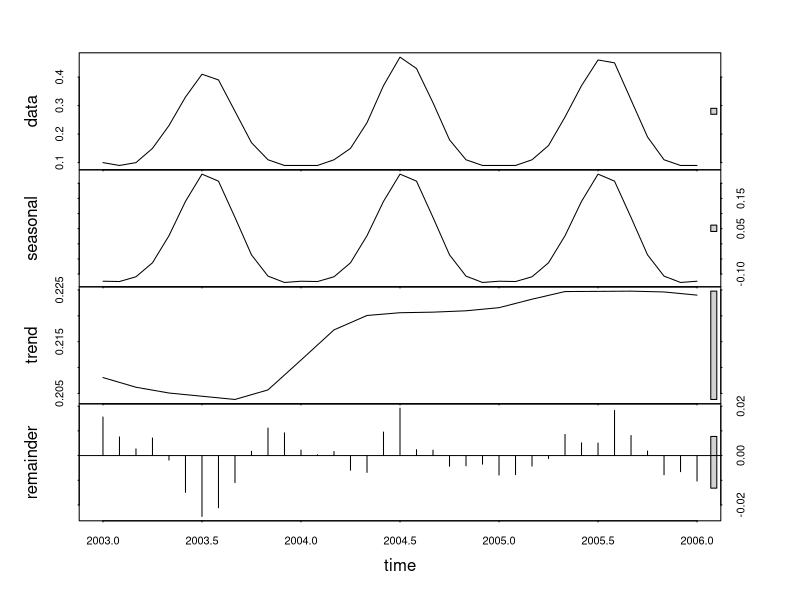
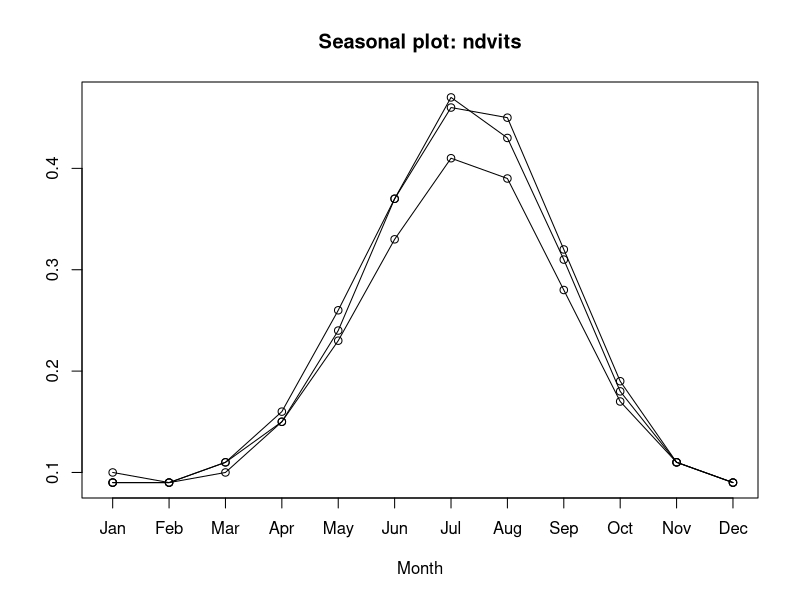
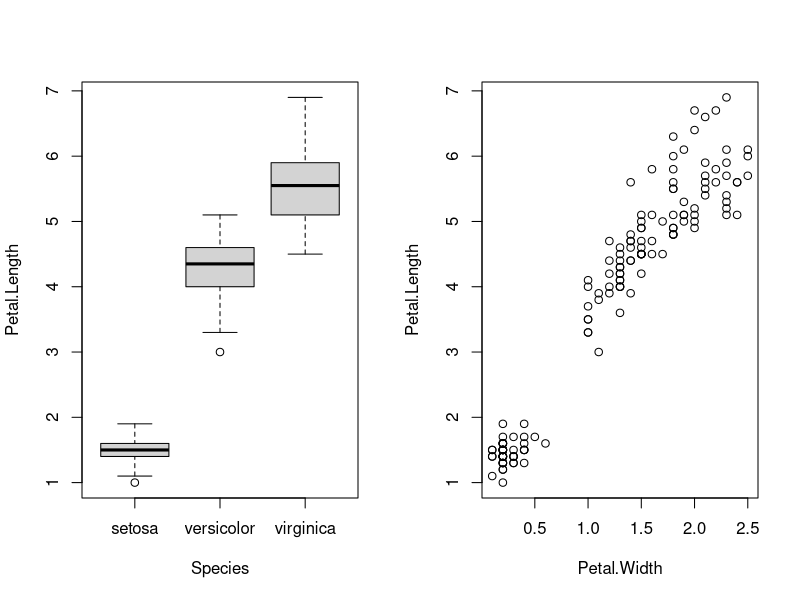
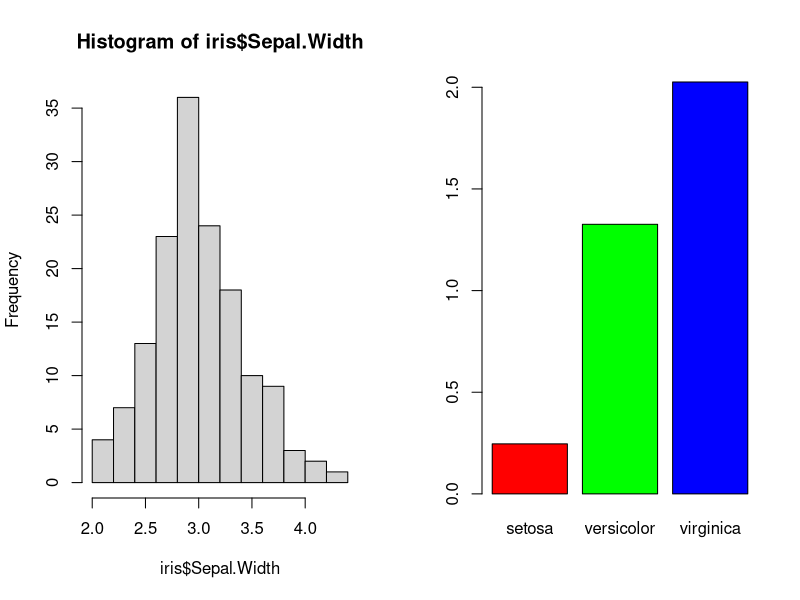
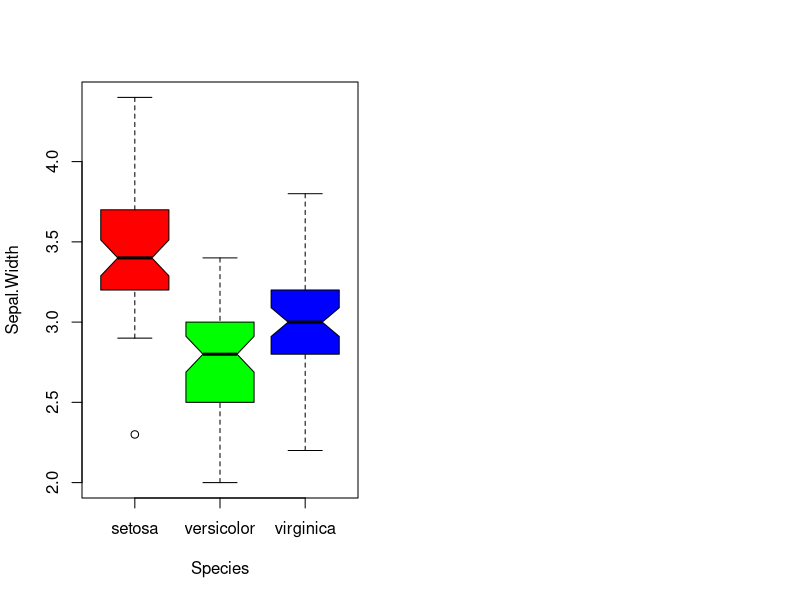
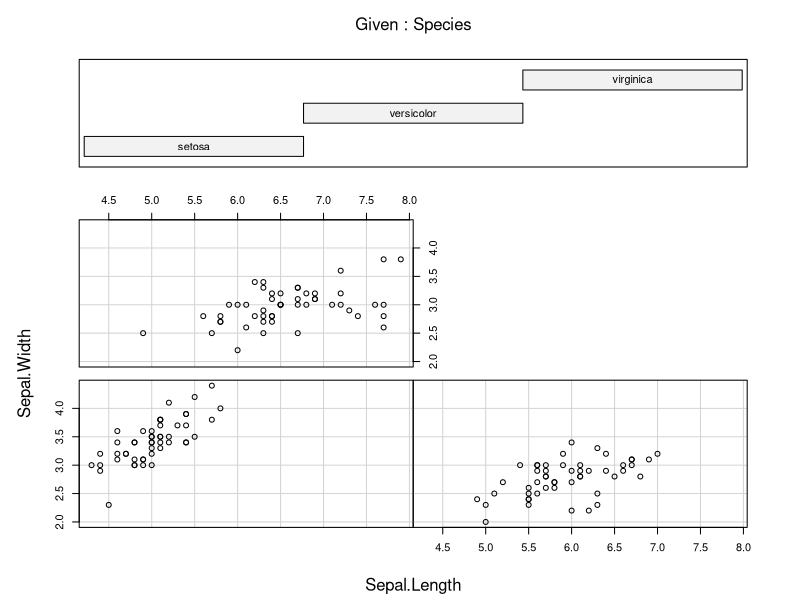
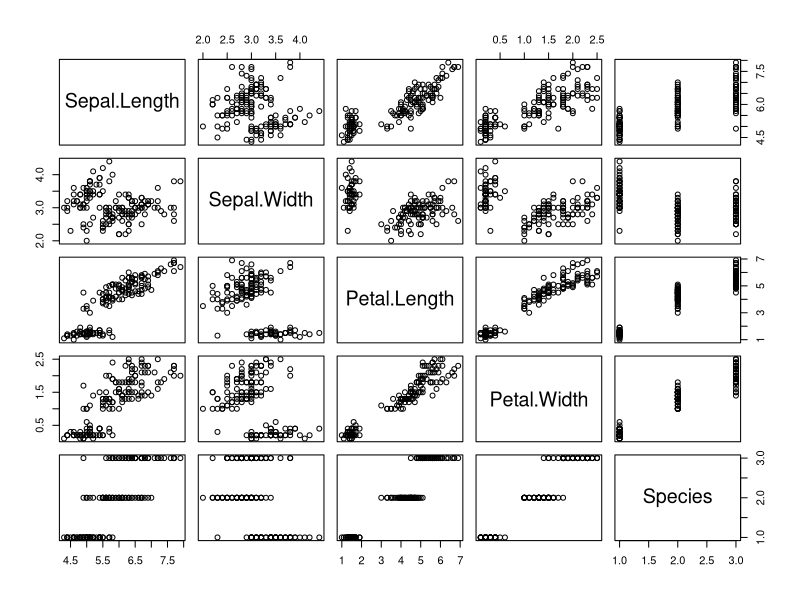
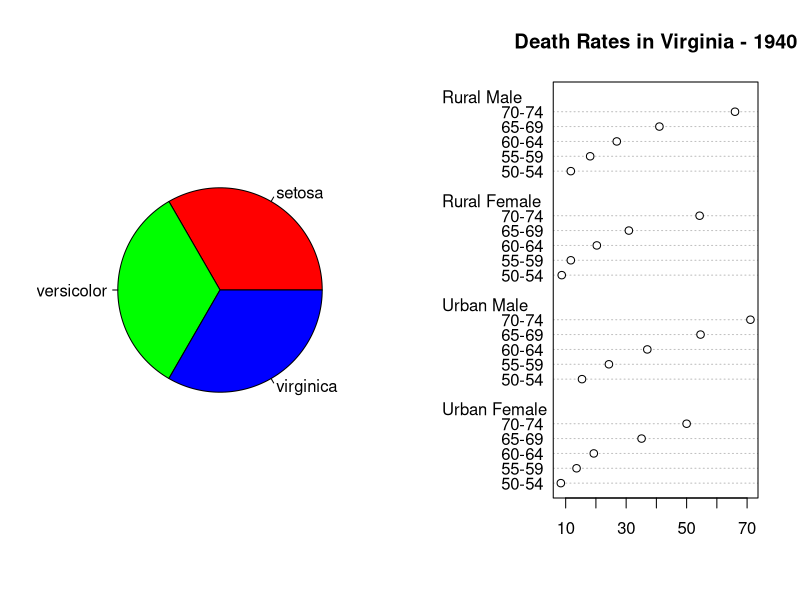

The R script that drew these images, in order:
## ---- chunk 1
print("Hello world!")
## ---- chunk 2
a <- 1
a
## ---- chunk 3
b <- 1+1
a+b
## ---- chunk 4
a <- 1
b <- 1:4                                  # sequence of numbers from 1 to 4
c <- c(6,3,8,NA)                          # concatenating individual numbers
vec <- vector(mode="numeric",length=10)   # create numeric vector of length 10
## ---- chunk 5
d <- c("a","b","c")                       # concatenating individual characters
e <- c("a","b",1)                         # concatenating characters and a number results in a character vector
d;e
vec <- vector(mode="character",length=10) # create charcter vector of length 10
## ---- chunk 6
c[1:2] # get the first 2 elements
c[-1] # exclude first element
c[c(1,3)] # get the 1st and the 3rd element
c[!is.na(c)] # get all values except missing values
(c+1)[(!is.na(c)) & c>3] -> f # gets values that are non-missing and larger than 3, adds 1 and assigns to the object f
f
## ---- chunk 7
mat <- matrix(1:12, nrow=3, ncol=4) 
## ---- chunk 8
mat[1:2, ] # get the first 2 rows
mat[,1:3] # get the first 3 columns
mat[-1, ] # exclude the first row
mat[,c(2,3)] # get the 2nd and the 3rd columns
mat[1:2,3] # creates a subset resulting in a vector (dimension simplified)
mat[1:2,3,drop=FALSE] # subsetting, but prevents simplifying, e.g. result will is a matrix 
## ---- chunk 9
arr <- array(1:12,c(2,3,2)) 
arr
## ---- chunk 10
ndvi <- c(0.42,0.22,0.29,0.47,0.31,0.35)
county <- c("Baringo","Garissa","Marsabit","Narok","Turkana"," Wajir ")
mydf <- data.frame(ndvi, county)
mydf
## ---- chunk 11
mydf$ndvi # index by column name
mydf[[1]] # index first column as for a list
mydf[["ndvi"]] # index by column name as for a list
mydf[,1] # index first column as for a matrix
mydf[,"ndvi"] # index by column name as for a matrix
## ---- chunk 12
mylist1 <- list() # create empty list
mylist2 <- vector(mode="list",length=10) # create a list of a given length (good for performance when using e.g. loops)
mylist3 <- list(ndvi=c(0.42,0.22,0.31),	county=c("Baringo", "Garissa", "Turkana"), matrix=mat, fun=mean) # directly assign values
## ---- chunk 13
mylist3$ndvi # index by column name
mylist3[[1]] # index first column 
mylist3[["ndvi"]] # index by column name
## ---- chunk 14
# create numeric vector
ndvi <- c( 0.1,0.09,0.1,0.15,0.23,0.33,0.41,0.39,0.28,0.17,0.11,0.09,0.09,0.09,0.11,0.15,0.24,0.37,0.47,0.43,0.31,0.18,0.11,0.09,0.09,0.09,0.11,0.16,0.26,0.37,0.46,0.45,0.32,0.19,0.11,0.09,0.09)
ndvits <- ts(ndvi, start=c(2003, 1), frequency=12) # create time series object
## ---- chunk 15
window(ndvits,start=c(2003,6),end=c(2004,2)) # extracts the subset between start and end time (time series can be re-sampled by specifying a frequency)
## ---- chunk 16
tsp(ndvits) # getting attributes like start time, end time and frequency
time(ndvits) # times at which a time series was sampled
cycle(ndvits) # gives the positions in the cycle of each observation
## ---- chunk 17
fit <- stl(ndvits, s.window="period")
plot(fit)
## ---- chunk 18
# install the package if not available yet
if (!require("forecast")) install.packages("forecast") 
forecast::seasonplot(ndvits) # create seasonal plot
## ---- chunk 19
c(4,5,7) - c(-1,0,2,4,5) # is the same: c(4,5,7,4,5) - c(-1,0,2,4,5)
## ---- chunk 20
c(4,5,7) + matrix(1,nrow=2,ncol=4)
## ---- chunk 21
par(mfcol=c(1,2))
plot(Petal.Length~Species, data=iris) 	    # numerical ~ categorical
plot(Petal.Length~Petal.Width, data=iris) 	# numerical ~ numerical
## ---- chunk 22
hist(iris$Sepal.Width)
## ---- chunk 23
iris1<-aggregate(. ~ Species, data = iris, mean)
barplot(iris1$Petal.Width,names.arg=iris1$Species, col=c("red","green","blue"))
## ---- chunk 24
boxplot(Sepal.Width ~ Species, data = iris, notch = TRUE, col=c("red","green","blue"))
## ---- chunk 25
coplot(Sepal.Width ~ Sepal.Length | Species, data=iris)
## ---- chunk 26
pairs(iris)
## ---- chunk 27
pie(table(iris$Species), col=c("red","green","blue"))
## ---- chunk 28
dotchart(VADeaths, main = "Death Rates in Virginia - 1940")
## ---- chunk 29
qqplot(iris$Sepal.Width, iris$Sepal.Length)
## ---- chunk 30
curve((x));curve(x^2+0.2,add=TRUE)
## ---- chunk 31
x <- 10*(1:nrow(volcano));y <- 10*(1:ncol(volcano))
image(x, y, volcano, col = terrain.colors(100))
## ---- chunk 32
contour(x, y, volcano, levels = seq(90, 200, by = 5),col = "peru")
## ---- chunk 33
persp(x, y, volcano)
## ---- chunk 34
par(mfrow=c(2,1))
colors <- c("darkgreen", "darkorange", "darkblue")
boxplot(Petal.Length ~ Species, data=iris, horizontal=TRUE,col=colors,
        ylab="Species", yaxt="n",xlab = "Petal.Length", main="Anderson's Iris data", cex.main=1.7)
plot(Petal.Width ~ Petal.Length, col=colors[Species], pch=(15:17)[Species], data=iris)
legend("bottomright", legend=levels(iris$Species), col=colors, pch=15:17,ncol=3,cex=0.7)
## ---- chunk 35
#if (conditionTRUE) {  
#		x <- doThis()  
#} else {  
#		x <- doThat()  
#}  

x <- 7
if (x > 0) {  
  print("non-negative")
} else {
  print("negative")
}
## ---- chunk 36
# if condition is TRUE do "this" else do "that"
# ifelse(condition, this, that)

a <- 1:10
b <- ifelse (a > 5, a+1,a-1)
print(b)
## ---- chunk 37
# create a vector of 12 elements for assigning the monthly mean values
meanNdvi <- vector("numeric", length(12))
for (i in (1:12)) { # loop the months
  
  # find the month in the time series and calculate the mean
   meanNdvi[i] <- mean(ndvits[cycle(ndvits)==i], na.rm=TRUE) 
}
plot(ts(meanNdvi), ylab="mean NDVI (2003-2005)",xlab="Time in months") # plot the result
## ---- chunk 38
# define the function and run the code 
myMean <- function(x, na.rm=FALSE) {
  if (na.rm) { # check
    x <- x[!is.na(x)] # remove NA from x
  }
  s <- sum(x) / length(x) # calculate mean
  return(s)
}

# create a vector for testing the function
x <- c(rnorm(100),NA) # 100 normally distributed values -> mean should be close to 0

# call the function
myMean(x); myMean(x, na.rm=TRUE) # calculate mean including and excluding NA
